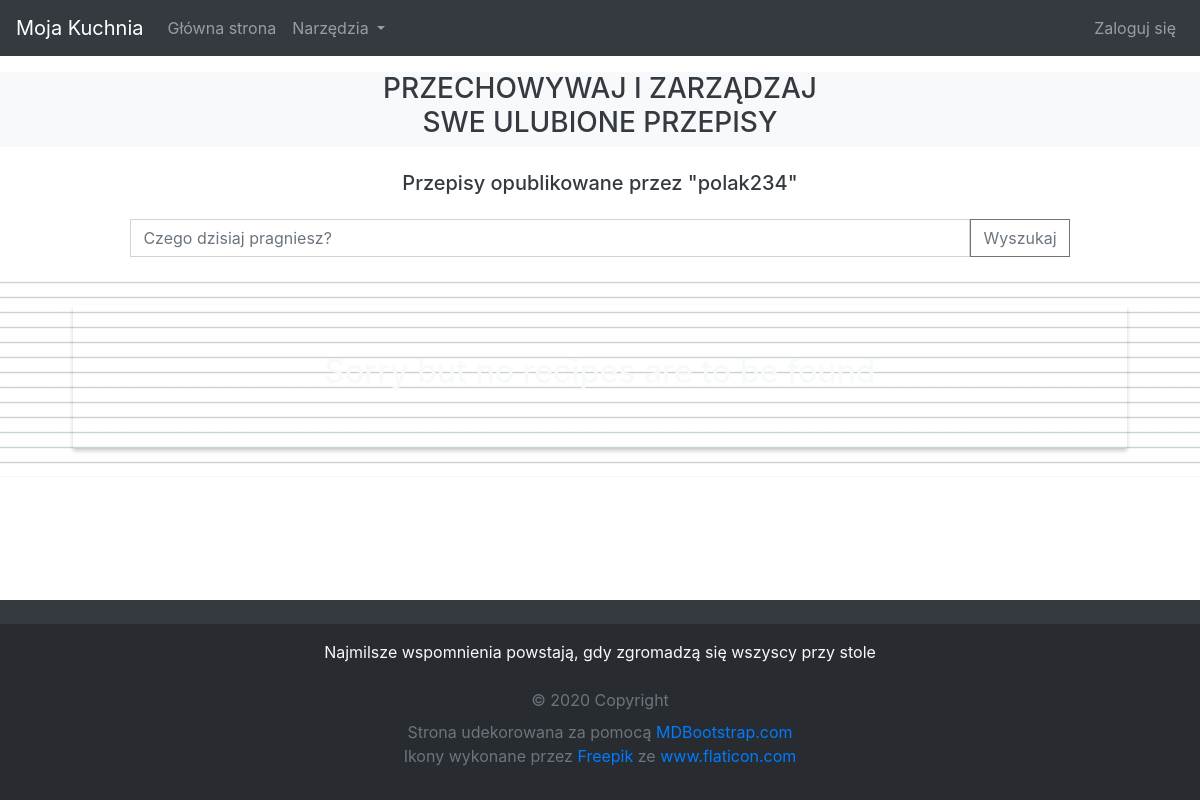
The page /user/polak234/ on the database as committed earlier.
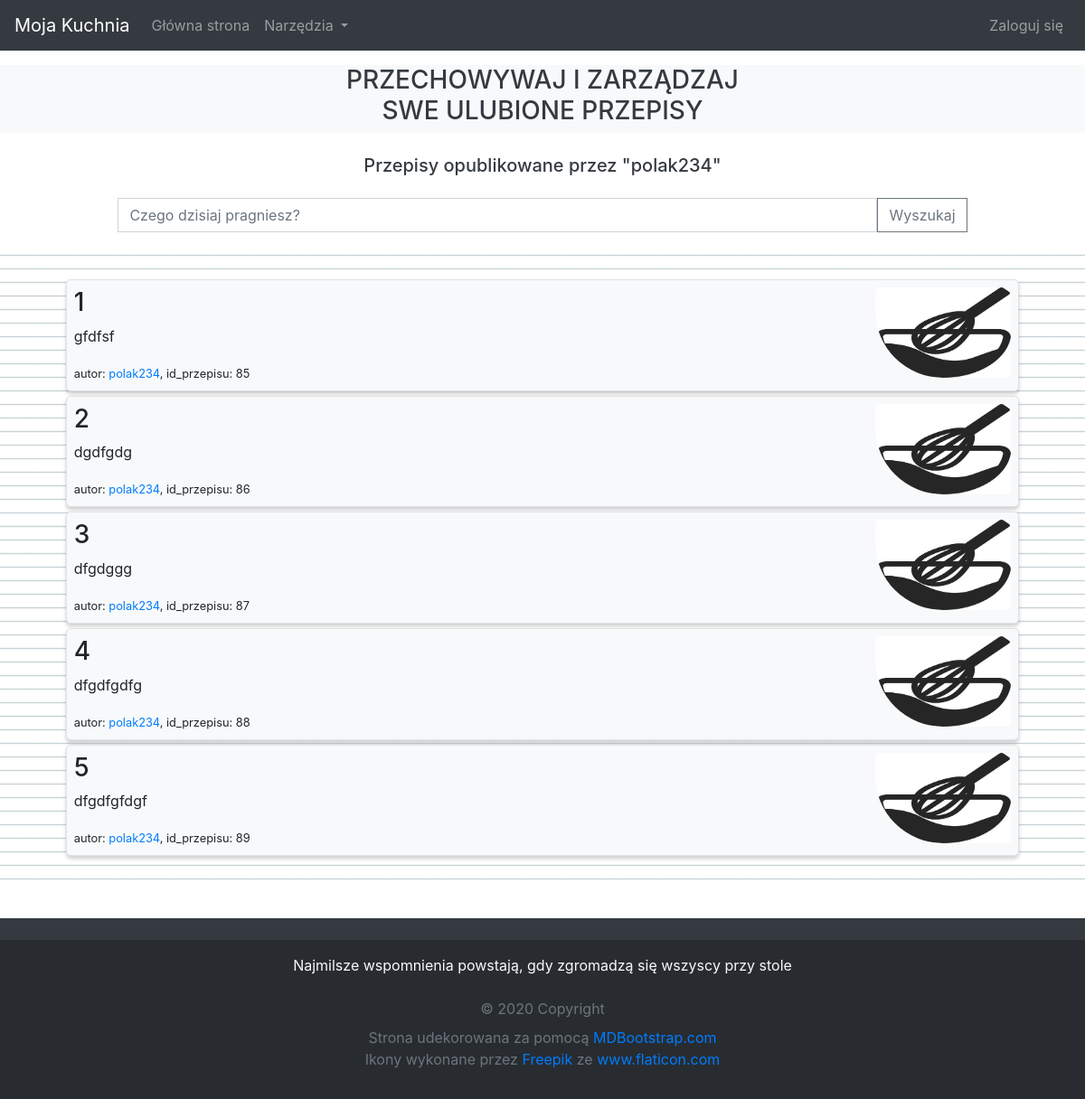
The same page on the database as committed later.
### recipes/models.py (models this page shows, shortened)
class Recipe(models.Model):
	title 		= models.CharField(max_length=100, verbose_name= _('Tytuł przepisu'))
	author		= models.ForeignKey(User, on_delete=models.CASCADE, verbose_name= _('Autor'))
	image 		= models.ImageField(default='default_recipe.jpg', upload_to='recipe_pics', verbose_name= _('Wprowadź Obraz'))
	description = models.TextField(blank=True, verbose_name= _('Krutka deskrypcja przepisu'))
	method 		= models.TextField(blank=True, verbose_name= _('Wprowadź instrukcję sukcesywnego wykonania produktu'))

### recipes/views.py (the view)
# urls.py: path('user/<str:username>/', UserRecipeListView.as_view(), name='user-recipes'),
class UserRecipeListView(ListView):
	model = Recipe
	template_name = 'recipes/user_recipes.html' # <app>/<model>_<viewtype>.html
	context_object_name = 'recipes'
	paginate_by = 5
	def get_queryset(self):
		user = get_object_or_404(User, username=self.kwargs.get('username'))
		return Recipe.objects.filter(author=user).order_by()

### recipes/templates/recipes/user_recipes.html (shortened to what this page needs)
{% extends "recipes/base.html" %}
{% load recipes_extras %}
{% block content %}
{% load static %}
	<h5 class="mb-4 ml-1 mr-1 mt-4 text-center text-dark h5-mobile">Przepisy opublikowane przez "{{ view.kwargs.username }}"</h5>
	<form class="form-inline my-4 d-flex justify-content-center">
	  <input class="form-control" type="search" placeholder="Czego dzisiaj pragniesz?" aria-label="Search" style="border-radius:0; width:70%">
	  <button class="btn btn-outline-secondary" type="submit" style="border-radius: 0">Wyszukaj</button>
	</form>
	<div id="recipes" class="mt-4 mb-5 pt-4 pb-4" style="background-image: url('{% static 'recipes/img/background_notepad.png' %}'); background-size: 15px 15px">
	  <center class="container recipe-container">
		{% if recipes %}
		  {% for recipe in recipes %}
			<div class="border m-1 btn-light p-2 recipe-container" onclick="$(this).fadeOut(500); setTimeout(function(){window.location='{% url 'recipe-detail' recipe.id %}'}, 500)" style="overflow: auto; border-radius: 5px">
		      <article>
			    <img class="float-right" width="150px" height="100px" style="border-radius: 5px 5px 5px 75px" src="{{ recipe.image.url }}">
			    <h3>{{ recipe.title }}</h3>
			    <p>{{ recipe.description }}</p>
			    <small>
			      autor: <a href="{% url 'user-recipes' recipe.author.username %}">{{ recipe.author }}</a>,
			      id_przepisu: {{ recipe.id }}
			    </small>
		      </article>
	  	    </div>
		  {% endfor %}
		{% else %}
		  <div class="d-flex justify-content-center text-light p-5 text-center">
		    <h2>Sorry but no recipes are to be found</h2>
		  </div>
		{% endif %}
	  </center>
	</div>
{% endblock content %}

Rows that differ between the two databases and show on the page:
added Recipe: image (placeholder picture), title "1", description "gfdfsf", author "polak234", id "85"
added Recipe: image (placeholder picture), title "2", description "dgdfgdg", author "polak234", id "86"
added Recipe: image (placeholder picture), title "3", description "dfgdggg", author "polak234", id "87"
added Recipe: image (placeholder picture), title "4", description "dfgdfgdfg", author "polak234", id "88"
added Recipe: image (placeholder picture), title "5", description "dfgdfgfdgf", author "polak234", id "89"
Other text that changed with them:
text no longer shown: "Sorry but no recipes are to be found"
